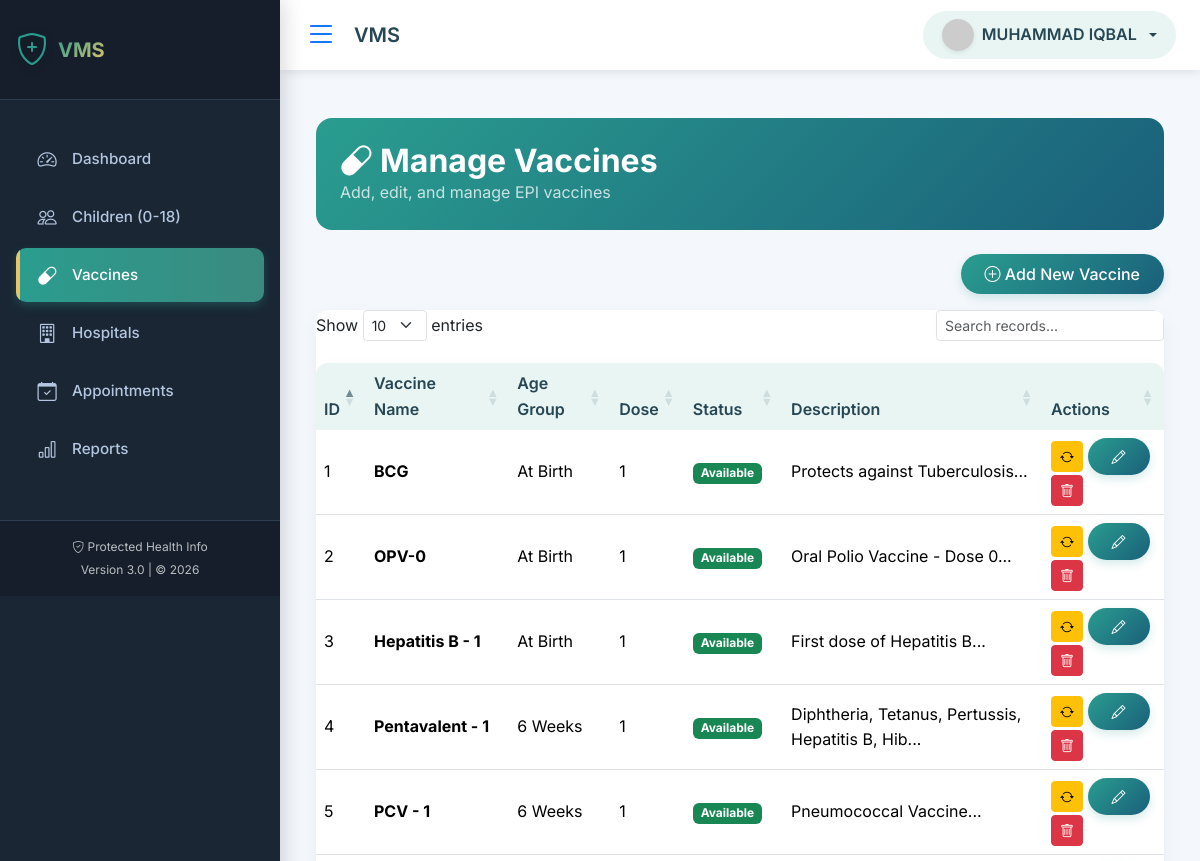
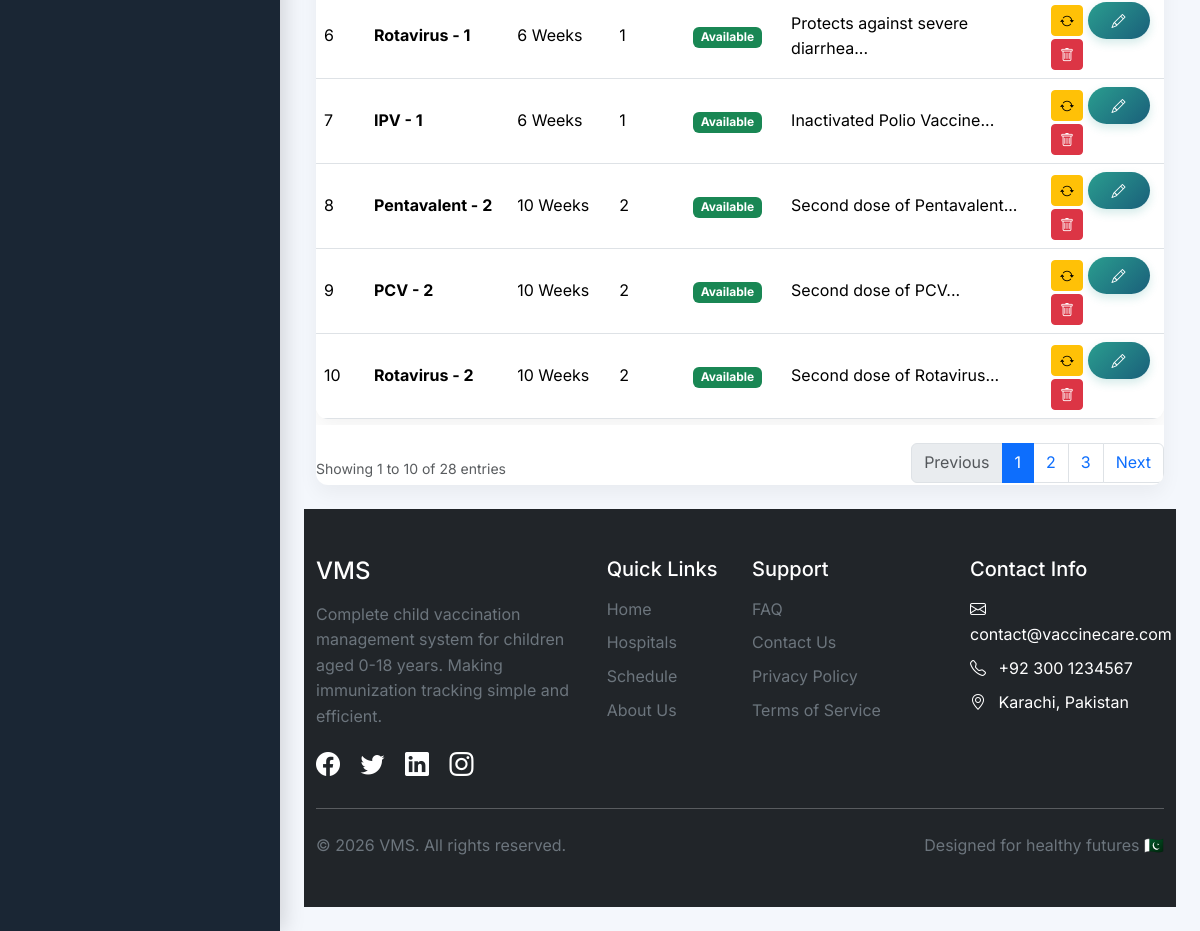
Page /manage_vaccines.php (signed in) on the committed database (2 pictures, top to bottom).
### tables this page shows
CREATE TABLE `vaccines` (
  `id` int(11) NOT NULL,
  `vaccine_name` varchar(100) NOT NULL,
  `description` text DEFAULT NULL,
  `age_group` varchar(50) NOT NULL,
  `dose_number` int(11) DEFAULT NULL,
  `is_epi` tinyint(1) DEFAULT 1,
  `is_mandatory` tinyint(1) DEFAULT 1,
  `status` enum('available','unavailable') DEFAULT 'available',
  `notes` text DEFAULT NULL,
  `created_at` timestamp NOT NULL DEFAULT current_timestamp()
);

### manage_vaccines.php (the view, shortened to what this page needs)
<?php
require_once 'db_config.php';
$vaccines = $conn->query("SELECT * FROM vaccines ORDER BY
    CASE age_group
        WHEN 'At Birth' THEN 1
        WHEN '6 Weeks' THEN 2
        WHEN '10 Weeks' THEN 3
        WHEN '14 Weeks' THEN 4
        WHEN '9 Months' THEN 5
        WHEN '12 Months' THEN 6
        WHEN '18 Months' THEN 7
        WHEN '4-5 Years' THEN 8
        WHEN '11-12 Years' THEN 9
        WHEN '15-16 Years' THEN 10
        ELSE 11
    END, dose_number");
include 'header.php';
?>
<div class="container-fluid py-4">
    <div class="row mb-4">
        <div class="col-12">
            <div class="bg-gradient-primary text-white rounded-4 p-4">
                <h2 class="fw-bold mb-0"><i class="bi bi-capsule me-2"></i>Manage Vaccines</h2>
                <p class="mb-0 opacity-75">Add, edit, and manage EPI vaccines</p>
            </div>
        </div>
    </div>
    <div class="row mb-3">
        <div class="col-12 text-end">
            <button class="btn btn-primary" data-bs-toggle="modal" data-bs-target="#addModal">
                <i class="bi bi-plus-circle"></i> Add New Vaccine
            </button>
        </div>
    </div>
    <div class="card">
        <div class="card-body p-0">
            <table class="table table-hover mb-0">
                <thead class="bg-light">
                    <tr>
                        <th>ID</th>
                        <th>Vaccine Name</th>
                        <th>Age Group</th>
                        <th>Dose</th>
                        <th>Status</th>
                        <th>Description</th>
                        <th>Actions</th>
                    </tr>
                </thead>
                <tbody>
                    <?php while($v = $vaccines->fetch_assoc()): ?>
                    <tr>
                        <td><?php echo $v['id']; ?></td>
                        <td><strong><?php echo $v['vaccine_name']; ?></strong></td>
                        <td><?php echo $v['age_group']; ?></td>
                        <td><?php echo $v['dose_number']; ?></td>
                        <td>
                            <span class="badge bg-<?php echo $v['status'] == 'available' ? 'success' : 'danger'; ?>">
                                <?php echo ucfirst($v['status']); ?>
                            </span>
                        </td>
                        <td><?php echo substr($v['description'] ?? '', 0, 50) . '...'; ?></td>
                        <td>
                            <a href="?toggle=1&id=<?php echo $v['id']; ?>" class="btn btn-sm btn-warning">
                                <i class="bi bi-arrow-repeat"></i>
                            </a>
                            <button class="btn btn-sm btn-primary" onclick="editVaccine(<?php echo htmlspecialchars(json_encode($v)); ?>)">
                                <i class="bi bi-pencil"></i>
                            </button>
                            <a href="?delete=1&id=<?php echo $v['id']; ?>" class="btn btn-sm btn-danger" onclick="return confirm('Delete this vaccine?')">
                                <i class="bi bi-trash"></i>
                            </a>
                        </td>
                    </tr>
                    <?php endwhile; ?>
                </tbody>
            </table>
        </div>
    </div>
</div>
<?php include 'footer.php'; ?>

### header.php (style rules this page uses)
:root { --primary: #2A9D8F; --primary-dark: #1a5f7a; --primary-light: #e8f5f3; --primary-gradient: linear-gradient(135deg, #2A9D8F, #1a5f7a); --secondary: #E9C46A; --secondary-dark: #d4a517; --secondary-light: #fcf2de; --success: #2A9D8F; --warning: #E9C46A; --danger: #E76F51; --info: #4A90E2; --dark: #264653; --gray: #6c757d; --light-gray: #e9ecef; --lighter-gray: #f8f9fa; --white: #ffffff; --sidebar-bg: #1a2634; --sidebar-hover: #2c3e50; --sidebar-active: #2A9D8F; --sidebar-text: #b4c6e0; --sidebar-text-active: #ffffff; --sidebar-border: #2c3e50; --header-bg: #ffffff; --header-text: #264653; --header-shadow: 0 2px 10px rgba(0,0,0,0.1); --border-radius: 12px; --box-shadow: 0 8px 20px rgba(0,0,0,0.05); --transition: all 0.3s ease; --body-bg: #f4f7fc; }
* { margin: 0; padding: 0; box-sizing: border-box; }
body { font-family: 'Inter', sans-serif; background-color: var(--body-bg); color: var(--dark); line-height: 1.6; min-height: 100vh; overflow-x: hidden; }
.card { border: none; border-radius: var(--border-radius); box-shadow: var(--box-shadow); transition: var(--transition); overflow: hidden; }
.table { background: var(--white); border-radius: var(--border-radius); overflow: hidden; box-shadow: var(--box-shadow); }
.table thead th { background: var(--primary-light); color: var(--dark); font-weight: 600; border-bottom: none; }
.btn-primary { background: var(--primary-gradient); border: none; border-radius: 25px; padding: 0.5rem 1.5rem; font-weight: 500; transition: var(--transition); box-shadow: 0 4px 10px rgba(42, 157, 143, 0.2); }
.bg-gradient-primary { background: var(--primary-gradient); }

### manage_vaccines.php (style rules this page uses)
.bg-gradient-primary { background: linear-gradient(135deg, #2A9D8F, #1a5f7a); }
.table td { vertical-align: middle; }

### rows in the picture
vaccines: id "1", vaccine_name "BCG", age_group "At Birth", dose_number "1", status "Available", description "Protects against Tuberculosis"
vaccines: id "2", vaccine_name "OPV-0", age_group "At Birth", dose_number "1", status "Available", description "Oral Polio Vaccine - Dose 0"
vaccines: id "3", vaccine_name "Hepatitis B - 1", age_group "At Birth", dose_number "1", status "Available", description "First dose of Hepatitis B"
vaccines: id "4", vaccine_name "Pentavalent - 1", age_group "6 Weeks", dose_number "1", status "Available", description "Diphtheria, Tetanus, Pertussis, Hepatitis B, Hib"
vaccines: id "5", vaccine_name "PCV - 1", age_group "6 Weeks", dose_number "1", status "Available", description "Pneumococcal Vaccine"
vaccines: id "6", vaccine_name "Rotavirus - 1", age_group "6 Weeks", dose_number "1", status "Available", description "Protects against severe diarrhea"
vaccines: id "7", vaccine_name "IPV - 1", age_group "6 Weeks", dose_number "1", status "Available", description "Inactivated Polio Vaccine"
vaccines: id "8", vaccine_name "Pentavalent - 2", age_group "10 Weeks", dose_number "2", status "Available", description "Second dose of Pentavalent"
vaccines: id "9", vaccine_name "PCV - 2", age_group "10 Weeks", dose_number "2", status "Available", description "Second dose of PCV"
vaccines: id "10", vaccine_name "Rotavirus - 2", age_group "10 Weeks", dose_number "2", status "Available", description "Second dose of Rotavirus"

### other values in the picture
getSetting('site_name', 'VaccineCare') "VMS"
$user_name "MUHAMMAD IQBAL"
getSetting('contact_email', 'info@vaccinecare.com') "contact@vaccinecare.com"
getSetting('contact_phone', '+92 300 1234567') "+92 300 1234567"
